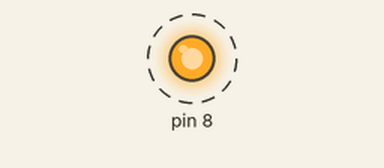
A sketch run on a simulated Arduino Uno, built with avr-gcc and run on an emulated ATmega328P. On the bench: output pins drawn as LEDs (lit = HIGH). Dashed ring = blinking.

Above: at 0.15 s.
Timing chart, 0 to 3.0 s (numbered marks = the images above):
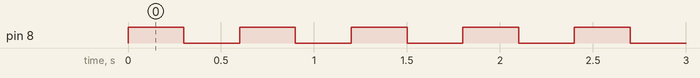

Measured:
- by itself, pin 8: alternates HIGH for 0.30 s and LOW for 0.30 s

The sketch:

test.ino
```cpp
//Arduino test 1
#include "Arduino.h"

void setup(){

	pinMode(8,OUTPUT);
}

void loop(){

	digitalWrite(8,HIGH);
        delay(300);
        digitalWrite(8,LOW);
        delay(300);

}
```
